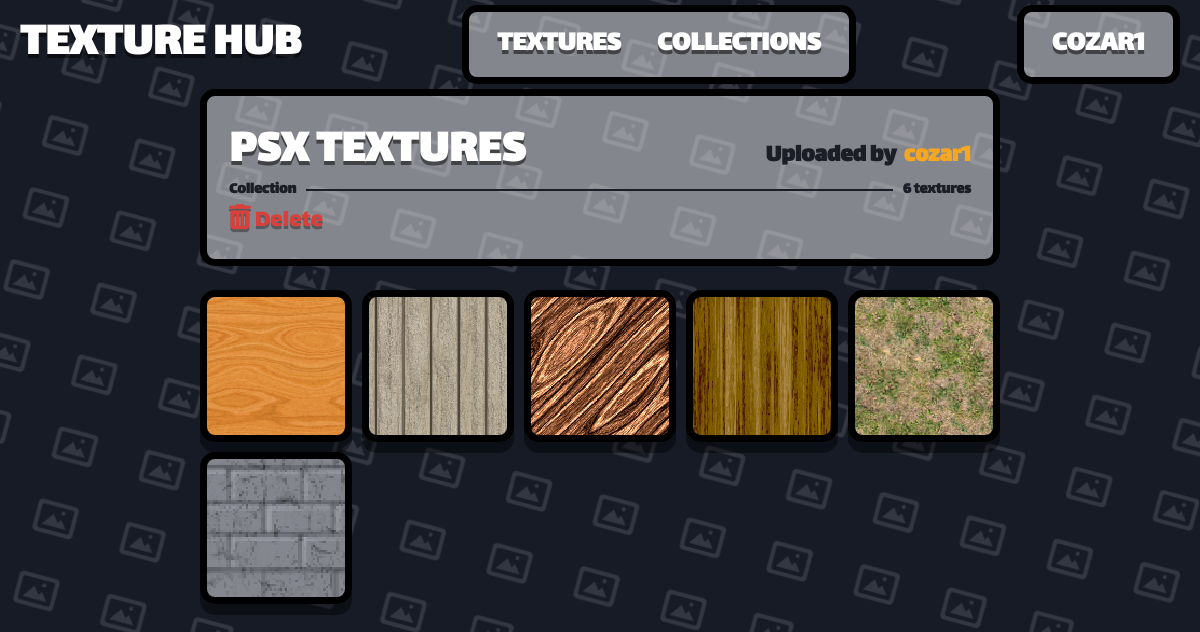
The app's page /collection/1 (signed in), older data.
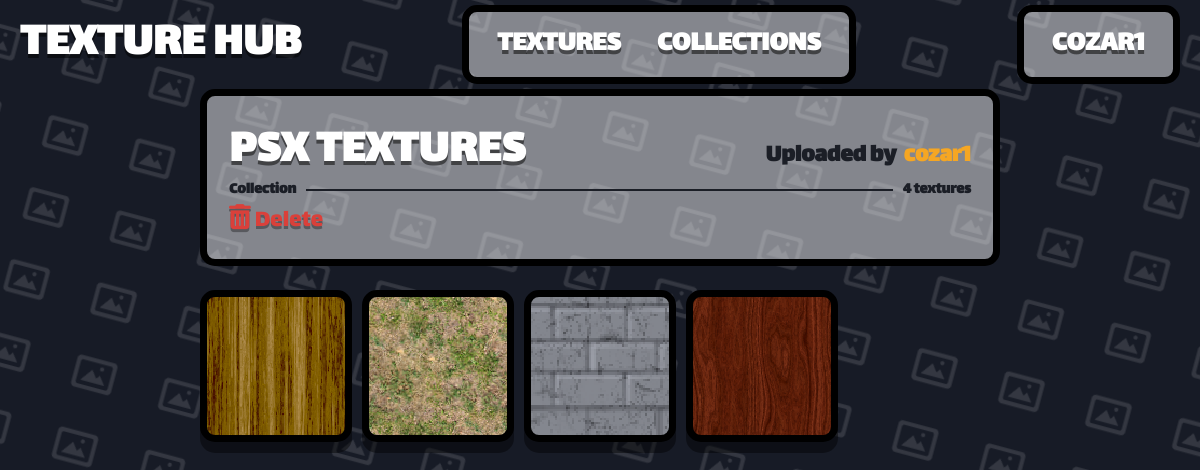
The same page, newer data.
### app.py (models this page shows)
class User(db.Model):  # pylint: disable=too-few-public-methods
    __tablename__ = "User"
    user_id = db.Column(db.Integer, primary_key=True)
    user_name = db.Column(db.String(80), unique=True, nullable=False)
    user_password = db.Column(db.String(120), nullable=False)
    user_rating = db.Column(db.Integer, default=0)

class Collection(db.Model):  # pylint: disable=too-few-public-methods
    __tablename__ = "Collection"
    collection_id = db.Column(db.Integer, primary_key=True)
    collection_name = db.Column(db.String(80), unique=True, nullable=False)
    collection_user_id = db.Column(db.String(120), nullable=False)
    collection_rating = db.Column(db.Integer, default=0)

class Texture(db.Model):  # pylint: disable=too-few-public-methods
    __tablename__ = "Texture"
    texture_id = db.Column(db.Integer, primary_key=True)
    texture_name = db.Column(db.String(80), unique=True, nullable=False)
    texture_address = db.Column(db.String(120), nullable=False)
    texture_user_id = db.Column(db.Integer, default=0)
    texture_tags = db.Column(db.String(200), nullable=True)

### app.py (the view)
@app.route("/collection/<_collection_id>", methods=["GET", "POST"])
@login_required
def collection_detail(user, _collection_id):
    collection_obj = Collection.query.filter_by(collection_id=_collection_id).one()
    collection_user = User.query.filter_by(
        user_id=collection_obj.collection_user_id
    ).one()
    texture_links = TextureCollection.query.filter_by(
        collection_id=collection_obj.collection_id
    ).all()
    textures = [
        Texture.query.filter_by(texture_id=link.texture_id).one()
        for link in texture_links
    ]
    return render_template(
        "collection.html",
        user=user,
        collection=collection_obj,
        collection_user=collection_user,
        textures=textures,
    )

### app.py (called while the page is built)
def get_current_user():
    user_id = session.get("user_id")
    if user_id is None:
        return None
    return User.query.get(user_id)

@app.template_filter("texture_url")
def texture_image_url(address):
    if not address:
        return DEFAULT_TEXTURE_URL
    addr = str(address).strip().replace("\\", "/")
    if addr.startswith("/static/images/"):
        rel = addr[len("/static/images/"):]
    elif addr.startswith("static/images/"):
        rel = addr[len("static/images/"):]
    else:
        rel = os.path.basename(addr)
    rel = os.path.basename(rel)
    if not rel or rel.startswith("."):
        return DEFAULT_TEXTURE_URL
    full = os.path.join(STATIC_IMAGES_DIR, rel)
    if os.path.isfile(full):
        return f"/static/images/{rel}"
    return DEFAULT_TEXTURE_URL

def login_required(view):
    @wraps(view)
    def wrapped(*args, **kwargs):
        user = get_current_user()
        if user is None:
            return redirect("/login")
        return view(user, *args, **kwargs)
    return wrapped

### templates/collection.html (shortened to what this page needs)
{% extends "template.html" %}
{% block content %}
<div class="th-detail-panel">
    <div class="th-detail-title-row">
        <h1 class="th-detail-title">{{ collection.collection_name }}</h1>
        <div class="th-detail-author">Uploaded by <a class="th-signup-link"
                href="/user/{{ collection_user.user_name }}">{{ collection_user.user_name }}</a></div>
    </div>
    <div class="th-collection-row">
        <span class="th-stat-label">Collection</span>
        <div class="th-stat-track"></div>
        <span class="th-stat-value">{{ textures|length }} textures</span>
    </div>
    {% if collection_user == user %}
    <a href="/delete_collection/{{collection.collection_id}}" class="delete"><i class="fa-solid fa-trash-can"></i>
        Delete</a>
    {% endif %}
</div>
<div class="th-texture-grid" style="margin-top: 24px;">
    {% for item in textures %}
    {% include "texture_template.html" %}
    {% endfor %}
</div>
{% endblock %}

### templates/template.html (shortened to what this page needs)
<!DOCTYPE html>
<html lang="en">
<head>
    <link rel="stylesheet" href="https://cdnjs.cloudflare.com/ajax/libs/font-awesome/6.5.2/css/all.min.css">
    <link rel="stylesheet" href="/static/style.css">
</head>
<body class="th-body">
    {% if request.endpoint not in ('login', 'signup') %}
    <header class="th-navbar">
        <a href="/" class="th-brand">TEXTURE HUB</a>
        <div class="container">
            <ul class="th-nav-links">
                <li><a href="/0" class="th-nav-link {% if request.path == '/' %}is-active{% endif %}">TEXTURES</a></li>
                <li><a href="/1"
                        class="th-nav-link {% if request.path == '/collections' %}is-active{% endif %}">COLLECTIONS</a>
                </li>
            </ul>
        </div>
        <div class="container">
            <ul class="th-nav-links">
                {% if user %}
                <li><a class="th-nav-link" href="/user/{{ user.user_name }}">{{ user.user_name }}</a></li>
                {% else %}
                <li><a href="/login" class="th-nav-link {% if request.path == '/' %}is-active{% endif %}">Login</a></li>
                {% endif %}
            </ul>
        </div>
    </header>
    {% endif %}
    <main class="th-page">
        {% block content %}
        {% endblock %}
    </main>
</body>
</html>

### templates/texture_template.html
<a href="/texture/{{ item.texture_id }}" class="item"
    style="background-image: url('{{ item.texture_address | texture_url }}'); background-size: cover; background-position: center; background-repeat: no-repeat;">
    <div class="item-thumb"></div>
</a>

Row changes from the older to the newer data that the page shows:
removed Texture: texture_address|texture_url (picture)
removed Texture: texture_address|texture_url (picture)
no longer on this page (row unchanged): Texture: texture_address|texture_url (picture)
now on this page (row unchanged): Texture: texture_address|texture_url (picture)
Text that changed along with them:
{{ textures|length }}: "6" → "4"
